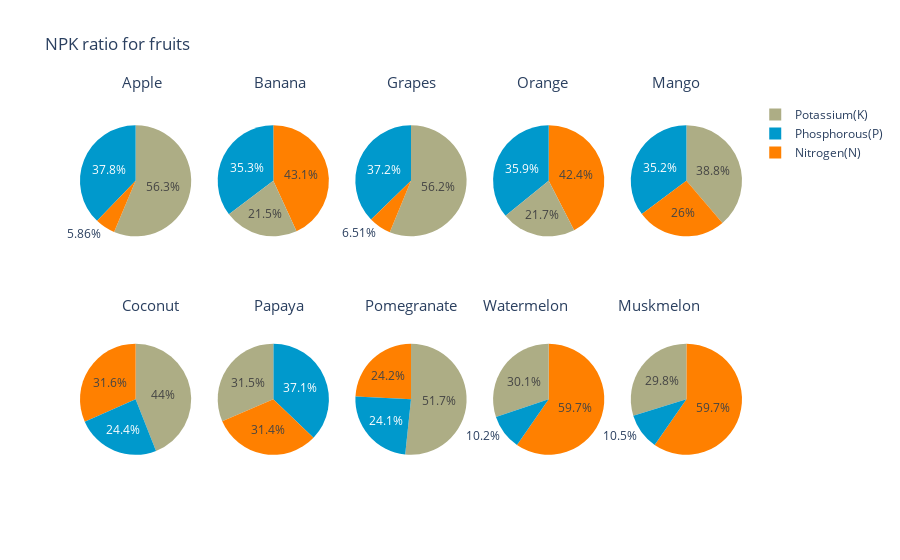

The cell this chart's notebook holds for it:
### Markdown cell above
NPK ratio for fruits

### Code cell
labels = ['Nitrogen(N)','Phosphorous(P)','Potassium(K)']
specs = [[{'type':'domain'}, {'type':'domain'}, {'type':'domain'}, {'type':'domain'}, {'type':'domain'}],[
         {'type':'domain'}, {'type':'domain'}, {'type':'domain'}, {'type':'domain'}, {'type':'domain'}]]
fig = make_subplots(rows=2, cols=5, specs=specs)
cafe_colors =  ['rgb(255, 128, 0)', 'rgb(0, 153, 204)', 'rgb(173, 173, 133)']

apple_npk = crop_summary[crop_summary.index=='apple']
values = [apple_npk['N'][0], apple_npk['P'][0], apple_npk['K'][0]]
fig.add_trace(go.Pie(labels=labels, values=values,name="Apple", marker_colors=cafe_colors),1, 1)

banana_npk = crop_summary[crop_summary.index=='banana']
values = [banana_npk['N'][0], banana_npk['P'][0], banana_npk['K'][0]]
fig.add_trace(go.Pie(labels=labels, values=values,name="Banana", marker_colors=cafe_colors),1, 2)

grapes_npk = crop_summary[crop_summary.index=='grapes']
values = [grapes_npk['N'][0], grapes_npk['P'][0], grapes_npk['K'][0]]
fig.add_trace(go.Pie(labels=labels, values=values,name="Grapes", marker_colors=cafe_colors),1, 3)

orange_npk = crop_summary[crop_summary.index=='orange']
values = [orange_npk['N'][0], orange_npk['P'][0], orange_npk['K'][0]]
fig.add_trace(go.Pie(labels=labels, values=values,name="Orange", marker_colors=cafe_colors),1, 4)

mango_npk = crop_summary[crop_summary.index=='mango']
values = [mango_npk['N'][0], mango_npk['P'][0], mango_npk['K'][0]]
fig.add_trace(go.Pie(labels=labels, values=values,name="Mango", marker_colors=cafe_colors),1, 5)

coconut_npk = crop_summary[crop_summary.index=='coconut']
values = [coconut_npk['N'][0], coconut_npk['P'][0], coconut_npk['K'][0]]
fig.add_trace(go.Pie(labels=labels, values=values,name="Coconut", marker_colors=cafe_colors),2, 1)

papaya_npk = crop_summary[crop_summary.index=='papaya']
values = [papaya_npk['N'][0], papaya_npk['P'][0], papaya_npk['K'][0]]
fig.add_trace(go.Pie(labels=labels, values=values,name="Papaya", marker_colors=cafe_colors),2, 2)

pomegranate_npk = crop_summary[crop_summary.index=='pomegranate']
values = [pomegranate_npk['N'][0], pomegranate_npk['P'][0], pomegranate_npk['K'][0]]
fig.add_trace(go.Pie(labels=labels, values=values,name="Pomegranate", marker_colors=cafe_colors),2, 3)

watermelon_npk = crop_summary[crop_summary.index=='watermelon']
values = [watermelon_npk['N'][0], watermelon_npk['P'][0], watermelon_npk['K'][0]]
fig.add_trace(go.Pie(labels=labels, values=values,name="Watermelon", marker_colors=cafe_colors),2, 4)

muskmelon_npk = crop_summary[crop_summary.index=='muskmelon']
values = [muskmelon_npk['N'][0], muskmelon_npk['P'][0], muskmelon_npk['K'][0]]
fig.add_trace(go.Pie(labels=labels, values=values,name="Muskmelon", marker_colors=cafe_colors),2, 5)

fig.update_layout(
    title_text="NPK ratio for fruits",
    annotations=[dict(text='Apple',x=0.06,y=1.08, font_size=15, showarrow=False),
                 dict(text='Banana',x=0.26,y=1.08, font_size=15, showarrow=False),
                 dict(text='Grapes',x=0.50,y=1.08, font_size=15, showarrow=False),
                 dict(text='Orange',x=0.74,y=1.08, font_size=15, showarrow=False),
                dict(text='Mango',x=0.94,y=1.08, font_size=15, showarrow=False),
                dict(text='Coconut',x=0.06,y=0.46, font_size=15, showarrow=False),
                 dict(text='Papaya',x=0.26,y=0.46, font_size=15, showarrow=False),
                 dict(text='Pomegranate',x=0.50,y=0.46, font_size=15, showarrow=False),
                 dict(text='Watermelon',x=0.74,y=0.46, font_size=15, showarrow=False),
                dict(text='Muskmelon',x=0.94,y=0.46, font_size=15, showarrow=False)])
fig.show()

### Figure 1 — Plotly figure (JSON) as saved in the notebook; plotly's stock layout.template omitted (floating-point values rounded to 4 significant figures)
{"data": [{"domain": {"x": [0, 0.168], "y": [0.575, 1]}, "labels": ["Nitrogen(N)", "Phosphorous(P)", "Potassium(K)"], "marker": {"colors": ["rgb(255, 128, 0)", "rgb(0, 153, 204)", "rgb(173, 173, 133)"]}, "name": "Apple", "type": "pie", "values": [20.8, 134.2, 199.9]}, {"domain": {"x": [0.208, 0.376], "y": [0.575, 1]}, "labels": ["Nitrogen(N)", "Phosphorous(P)", "Potassium(K)"], "marker": {"colors": ["rgb(255, 128, 0)", "rgb(0, 153, 204)", "rgb(173, 173, 133)"]}, "name": "Banana", "type": "pie", "values": [100.2, 82.01, 50.05]}, {"domain": {"x": [0.416, 0.584], "y": [0.575, 1]}, "labels": ["Nitrogen(N)", "Phosphorous(P)", "Potassium(K)"], "marker": {"colors": ["rgb(255, 128, 0)", "rgb(0, 153, 204)", "rgb(173, 173, 133)"]}, "name": "Grapes", "type": "pie", "values": [23.18, 132.5, 200.1]}, {"domain": {"x": [0.624, 0.792], "y": [0.575, 1]}, "labels": ["Nitrogen(N)", "Phosphorous(P)", "Potassium(K)"], "marker": {"colors": ["rgb(255, 128, 0)", "rgb(0, 153, 204)", "rgb(173, 173, 133)"]}, "name": "Orange", "type": "pie", "values": [19.58, 16.55, 10.01]}, {"domain": {"x": [0.832, 1], "y": [0.575, 1]}, "labels": ["Nitrogen(N)", "Phosphorous(P)", "Potassium(K)"], "marker": {"colors": ["rgb(255, 128, 0)", "rgb(0, 153, 204)", "rgb(173, 173, 133)"]}, "name": "Mango", "type": "pie", "values": [20.07, 27.18, 29.92]}, {"domain": {"x": [0, 0.168], "y": [0, 0.425]}, "labels": ["Nitrogen(N)", "Phosphorous(P)", "Potassium(K)"], "marker": {"colors": ["rgb(255, 128, 0)", "rgb(0, 153, 204)", "rgb(173, 173, 133)"]}, "name": "Coconut", "type": "pie", "values": [21.98, 16.93, 30.59]}, {"domain": {"x": [0.208, 0.376], "y": [0, 0.425]}, "labels": ["Nitrogen(N)", "Phosphorous(P)", "Potassium(K)"], "marker": {"colors": ["rgb(255, 128, 0)", "rgb(0, 153, 204)", "rgb(173, 173, 133)"]}, "name": "Papaya", "type": "pie", "values": [49.88, 59.05, 50.04]}, {"domain": {"x": [0.416, 0.584], "y": [0, 0.425]}, "labels": ["Nitrogen(N)", "Phosphorous(P)", "Potassium(K)"], "marker": {"colors": ["rgb(255, 128, 0)", "rgb(0, 153, 204)", "rgb(173, 173, 133)"]}, "name": "Pomegranate", "type": "pie", "values": [18.87, 18.75, 40.21]}, {"domain": {"x": [0.624, 0.792], "y": [0, 0.425]}, "labels": ["Nitrogen(N)", "Phosphorous(P)", "Potassium(K)"], "marker": {"colors": ["rgb(255, 128, 0)", "rgb(0, 153, 204)", "rgb(173, 173, 133)"]}, "name": "Watermelon", "type": "pie", "values": [99.42, 17, 50.22]}, {"domain": {"x": [0.832, 1], "y": [0, 0.425]}, "labels": ["Nitrogen(N)", "Phosphorous(P)", "Potassium(K)"], "marker": {"colors": ["rgb(255, 128, 0)", "rgb(0, 153, 204)", "rgb(173, 173, 133)"]}, "name": "Muskmelon", "type": "pie", "values": [100.3, 17.72, 50.08]}], "layout": {"annotations": [{"font": {"size": 15}, "showarrow": false, "text": "Apple", "x": 0.06, "y": 1.08}, {"font": {"size": 15}, "showarrow": false, "text": "Banana", "x": 0.26, "y": 1.08}, {"font": {"size": 15}, "showarrow": false, "text": "Grapes", "x": 0.5, "y": 1.08}, {"font": {"size": 15}, "showarrow": false, "text": "Orange", "x": 0.74, "y": 1.08}, {"font": {"size": 15}, "showarrow": false, "text": "Mango", "x": 0.94, "y": 1.08}, {"font": {"size": 15}, "showarrow": false, "text": "Coconut", "x": 0.06, "y": 0.46}, {"font": {"size": 15}, "showarrow": false, "text": "Papaya", "x": 0.26, "y": 0.46}, {"font": {"size": 15}, "showarrow": false, "text": "Pomegranate", "x": 0.5, "y": 0.46}, {"font": {"size": 15}, "showarrow": false, "text": "Watermelon", "x": 0.74, "y": 0.46}, {"font": {"size": 15}, "showarrow": false, "text": "Muskmelon", "x": 0.94, "y": 0.46}], "title": {"text": "NPK ratio for fruits"}}}
